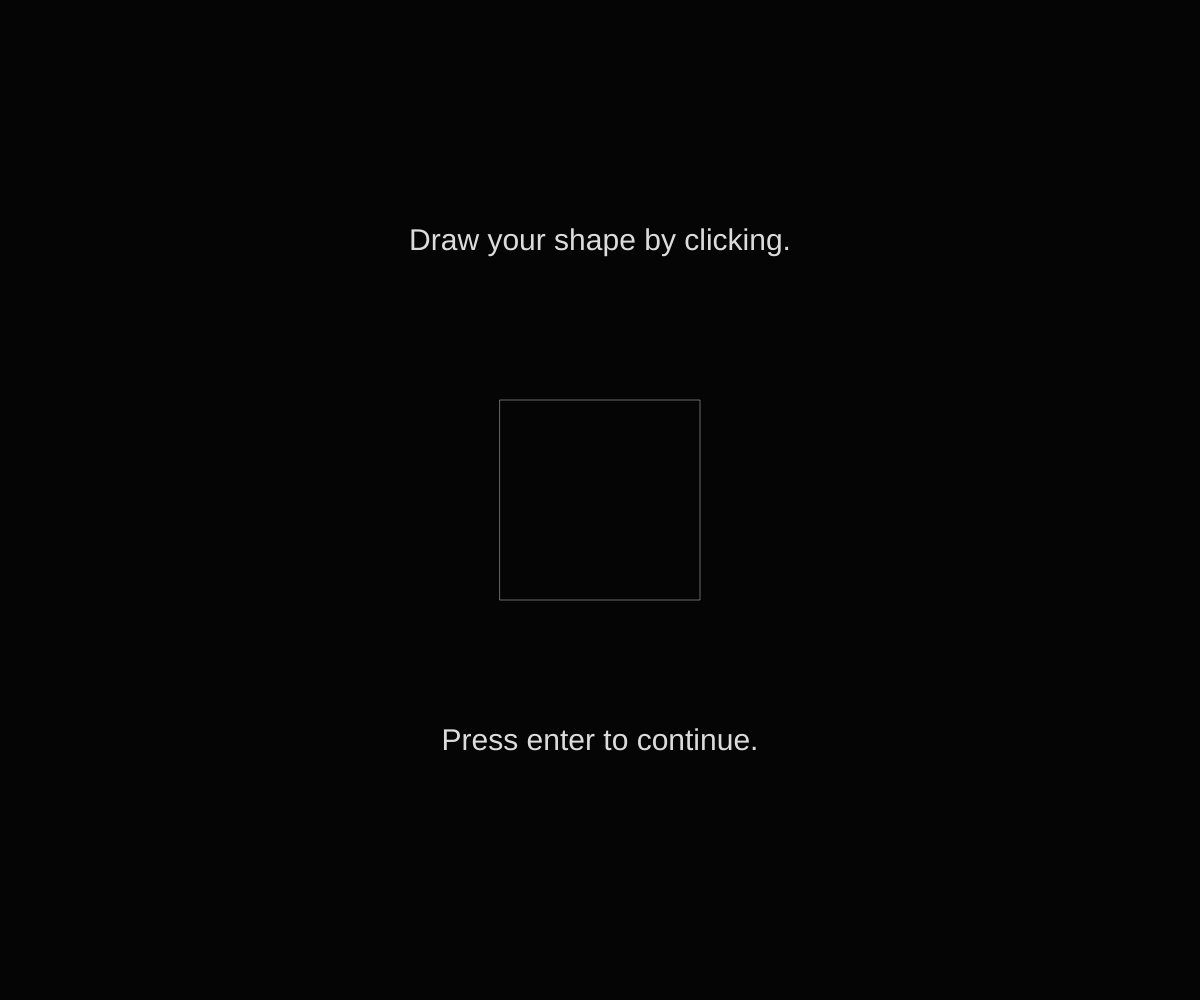
Frame 1 (no input)
Frame 60 (no input): identical to frame 1, image omitted
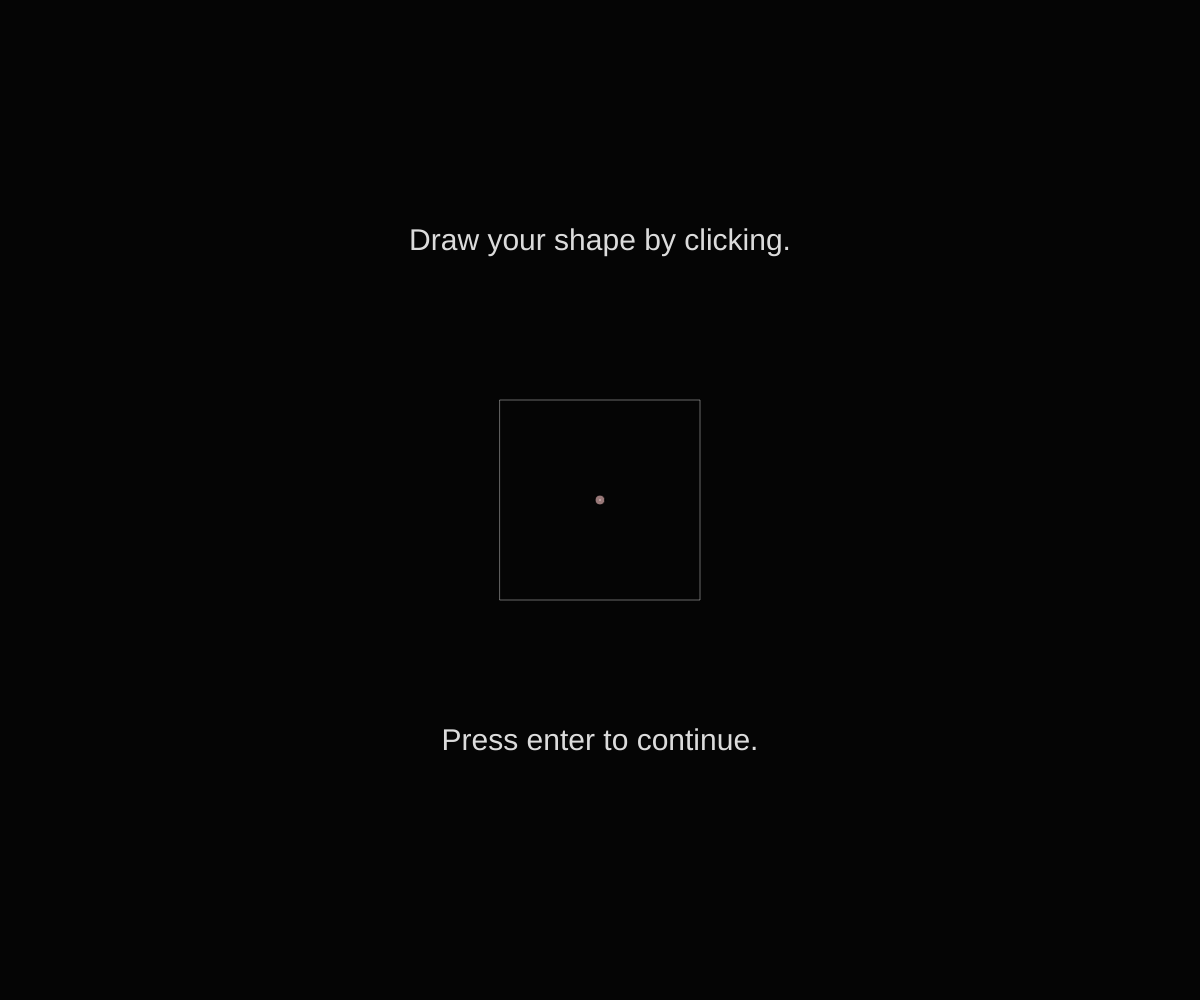
Frame 120 (the mouse pressed at the canvas centre since frame 60)

The p5.js sketch that drew these frames (run headless with seeded random() and noise() and a simulated clock; from frame 60 on, the mouse is pressed at the canvas centre):

// p5.js sketch
// ── sketch.js
var canvas;
var state = 0;
var gravity = 0.27;
var groundPosition;
var groundFriction = 0.8;
var population;

function setup() {
    canvas = createCanvas(windowWidth, windowHeight);
    textSize(30);
    strokeWeight(1);
    groundPosition = height * 0.7;
    population = new Population();
}

function windowResized() {
    resizeCanvas(windowWidth, windowHeight);
    groundPosition = height * 0.7;
}

function draw() {
    if (state === 0) {
        // Add point/vertex
        if (events.wasMousePressed) {
            if (mouseX > width / 2 - 100 && mouseX < width / 2 + 100 &&
                mouseY > height / 2 - 100 && mouseY < height / 2 + 100) {
                population.original.addPoint(mouseX, mouseY);
            }
        }

        // Start the evolution!!
        if (events.wasEnterPressed) {
            population.initialize();
            state++;
        }

        // Clear
        background(5);

        // Draw text!!
        textAlign(CENTER);
        noStroke();
        fill(255, 255, 255, 220);
        text("Draw your shape by clicking.", width / 2, height * 0.25);
        text("Press enter to continue.", width / 2, height * 0.75);

        // Draw rectangle
        noFill();
        stroke(255, 255, 255, 100);
        rect(width / 2 - 100, height / 2 - 100, 200, 200);

        // Draw creature
        population.original.draw();

        // Draw circles showing where the points of the creature are
        for (var c = 0; c < population.original.points.length; c++) {
            stroke(0);
            if (c === population.original.points.length - 1)
                fill(255, 200, 200, 150);
            else
                fill(255, 255, 255, 150);
            ellipse(population.original.points[c].position.x, population.original.points[c].position.y, 10, 10);
        }
        events.reset();
    }
    if (state == 1) {
        population.update();

        // Clear
        background(0);

        // Draw the ground!!
        stroke(255);
        line(0, groundPosition, width, groundPosition);

        // Draw creature!1!
        population.draw();
    }
}
// ── Events.js
function Events() {
    this.wasMousePressed = false;
    this.wasEnterPressed = false;

    this.reset = function () {
        this.wasMousePressed = false;
        this.wasEnterPressed = false;
    }
} var events = new Events();

function mousePressed() {
    events.wasMousePressed = true;
}
function keyPressed() {
    if (keyCode == ENTER) {
        events.wasEnterPressed = true;
        return false;
    }
}
// ── Organism.js
function Organism() {
    // A bunch of PhysicalPoints, defining the current shape.
    this.points = [];

    // These springs act like muscles too, and carry
    // the DNA of this organism. It's a bit weird.
    this.springs = [];

    // The fill color of this organism.
    this.m_color = color(random(200, 255), random(200, 255), random(200, 255), 10);

    // The (x)position where this organism starts its life
    this.startPosition = 0;
    // The current (x)position of this organism
    this.position = 0;

    // The fitness (^:
    this.fitness = 0;

    // The sum of the fitnesses of every organism that's
    // earlier in the organism array in a Population object.
    // (What the hell should i call this variable??)
    this.collectedFitness = 0;

    // Calculates the fitness, the fitness is
    // how far it has traveled to the right.
    this.calculateFitness = function () {
        this.position = 0;
        for (var a = 0; a < this.points.length; a++) {
            this.position += this.points[a].position.x;
        }
        this.position /= this.points.length;
        this.fitness = pow((this.position - this.startPosition + 60) / 60, 4)*Math.sign((this.position - this.startPosition + 60) / 60);
        if (this.position - this.startPosition <= 0) {
            this.fitness = 0;
        }
    }

    // Adds a point and updates the springs
    this.addPoint = function (x, y) {
        this.points.push(new PhysicalPoint(x, y));
        this.springs.length = 0;
        var xSum = 0;
        for (var a = 0; a < this.points.length; a++) {
            xSum += this.points[a].position.x;
            for (var b = 0; b < this.points.length; b++) {
                if (a != b) {
                    this.springs.push(new Spring(this.points[a], this.points[b]));
                }
            }
        }
        this.startPosition = xSum / this.points.length;
    }

    // Updates the physics and stuff
    this.update = function () {
        // Apply gravitational force
        for (var a = 0; a < this.points.length; a++) {
            this.points[a].applyForce(0, gravity);
        }
        // Update the springs
        for (var a = 0; a < this.springs.length; a++) {
            this.springs[a].update();
        }
        // Detect and resolve collisions with ground
        for (var a = 0; a < this.points.length; a++) {
            if (this.points[a].position.y + this.points[a].velocity.y > groundPosition) {
                this.points[a].position.y = groundPosition;
                this.points[a].applyForce(0, -this.points[a].velocity.y);
                this.points[a].velocity.x *= 1 - groundFriction;
            }
        }
        // Apply velocity for every point
        for (var a = 0; a < this.points.length; a++) {
            this.points[a].update();
        }

        this.calculateFitness();
    }

    // Draws the organism onto the canvas.
    this.draw = function () {
        fill(this.m_color);

        stroke(255);
        beginShape();
        for (var c = 0; c < this.points.length; c++) {
            vertex(this.points[c].position.x, this.points[c].position.y);
        }
        endShape(CLOSE);
    }
}
// ── PhysicalPoint.js
function PhysicalPoint(x, y) {
    this.position = createVector(x, y);
    this.velocity = createVector(0, 0);

    this.applyForce = function (x, y) {
        this.velocity.add(createVector(x, y));
    }
    this.update = function () {
        this.position.add(this.velocity);
    }
}
// ── Population.js
var currentGeneration = 0;
function Population() {
    this.organisms = [];
    this.original = new Organism();

    // Play with these values to get different results!
    this.size = 100;
    this.mutationProbability = 0.01;

    this.timeCounter = 0;
    this.bestFitnessHistory = [0];
    this.recordBestFitness = 0;
    this.bestFitness = 0;
    this.bestOrganismIndex = 0;
    this.generation = 0;
    this.cameraPosition = 0;

    this.initialize = function () {
        while (this.organisms.length < this.size) {
            this.organisms.push(new Organism());
            for (var a = 0; a < this.original.points.length; a++) {
                this.organisms[this.organisms.length - 1].addPoint(this.original.points[a].position.x, this.original.points[a].position.y);
            }
            for (var a = 0; a < this.organisms[this.organisms.length - 1].springs.length; a++) {
                while (this.organisms[this.organisms.length - 1].springs[a].forces.length < numberOfForces) {
                    this.organisms[this.organisms.length - 1].springs[a].forces.push(random(1));
                }
            }
        }
        this.timeCounter = 0;
    }
    this.generateNextGeneration = function () {
        // Calculate the fitnesses and fitness sum
        var fitnessSum = 0;
        for (var a = 0; a < this.organisms.length; a++) {
            this.organisms[a].collectedFitness = fitnessSum;
            fitnessSum += this.organisms[a].fitness;
        }
        this.bestFitnessHistory.push(this.bestFitness);
        if (this.bestFitness > this.recordBestFitness) {
            this.recordBestFitness = this.bestFitness;
        }

        while (this.organisms.length < this.size * 2) {
            // Pick parents!!
            var parentIndexes = [];
            while (parentIndexes.length < 2) {
                var randomNumber = random(fitnessSum);
                for (var a = 0; a < this.organisms.length; a++) {
                    if (randomNumber >= this.organisms[a].collectedFitness &&
                        randomNumber < this.organisms[a].collectedFitness + this.organisms[a].fitness) {
                        parentIndexes.push(a);
                        break;
                    }
                }
            }

            // Crossover, child-making and mutation.
            this.organisms.push(new Organism());
            var child = this.organisms[this.organisms.length - 1];
            for (var a = 0; a < this.original.points.length; a++) {
                child.addPoint(this.original.points[a].position.x, this.original.points[a].position.y);
            }
            var midpoint = floor(random(this.original.springs.length));
            for (var a = 0; a < this.original.springs.length; a++) {
                var mutationNumber = random(1);
                for (var b = 0; b < numberOfForces; b++) {
                    if (mutationNumber <= this.mutationProbability) {
                        child.springs[a].forces.push(random(1));
                    }
                    else {
                        if (a < midpoint) {
                            child.springs[a].forces.push(this.organisms[parentIndexes[0]].springs[a].forces[b]);
                        }
                        else {
                            child.springs[a].forces.push(this.organisms[parentIndexes[1]].springs[a].forces[b]);
                        }
                    }
                }
            }
        }

        // Kill the previous population :c
        this.organisms.splice(0, this.size);

        this.timeCounter = 0;
        this.generation++;
    }
    this.update = function () {
        if (this.timeCounter > 60 * 15) {
            this.generateNextGeneration();
        }
        this.bestOrganismIndex = 0;
        this.bestFitness = 0;
        for (var a = 0; a < this.organisms.length; a++) {
            this.organisms[a].update();
            if (this.organisms[a].fitness > this.bestFitness) {
                this.bestFitness = this.organisms[a].fitness;
                this.bestOrganismIndex = a;
            }
        }
        this.timeCounter++;
    }
    this.draw = function () {
        this.cameraPosition += (this.organisms[this.bestOrganismIndex].position - width / 2 - this.cameraPosition) * 0.03;
        camera(this.cameraPosition, 0);

        // Draw a background graph!!
        stroke(255, 0, 200, 150);
        fill(255);
        for (var a = 1; a <= this.bestFitnessHistory.length; a++) {
            line(this.cameraPosition + width / (this.bestFitnessHistory.length - 1) * (a - 1),
                map(this.bestFitnessHistory[a - 1], 0, this.recordBestFitness, height, 0),
                this.cameraPosition + width / (this.bestFitnessHistory.length - 1) * a,
                map(this.bestFitnessHistory[a], 0, this.recordBestFitness, height, 0));
        }

        // Draw text!
        noStroke();
        textAlign(LEFT);
        fill(255);
        text("This generation's best fitness: " + floor(this.bestFitness).toString(), this.cameraPosition + 50, 60);
        text("Generation: " + this.generation.toString(), this.cameraPosition + 50, 110);

        // Draw numbers every 400 pixels!
        textAlign(CENTER);
        for (var a = 0; a < 100; a++) {
            text(a.toString(), this.original.startPosition + a * 400, groundPosition + 10);
        }

        // Draw the creatures!!
        for (var a = 0; a < this.organisms.length; a++) {
            if (a !== this.bestOrganismIndex) {
                if (this.organisms[a].fitness === 0) {
                    this.organisms[a].m_color = color(255, 0, 0, 100);
                }
                else {
                    this.organisms[a].m_color = color(0, 0, map(this.organisms[a].fitness, 0, 20000, 0, 255), 200);
                }
                this.organisms[a].draw();
            }
        }
        this.organisms[this.bestOrganismIndex].m_color = color(0, 255, 0, 255);
        this.organisms[this.bestOrganismIndex].draw();
    }
}
// ── Spring.js
// Change these values to get different interesting results!
// Be careful though, it might explode..
var numberOfForces = 4;
var forceFrequency = 20;
var strength = 0.1;
var wildness = 0.07;
var damping = 0.007;

var currentForceIndex = 0;

function Spring(p_jellyPoint_0, p_jellyPoint_1) {
    // Values between 0 and 1, the spring's forces.
    this.forces = [];

    // The points that the spring is connected to.
    this.point_0 = p_jellyPoint_0;
    this.point_1 = p_jellyPoint_1;

    this.getLength = function () {
        return dist(this.point_0.position.x, this.point_0.position.y, this.point_1.position.x, this.point_1.position.y);
    }
    this.restingLength = this.getLength();

    this.update = function () {
        var length = this.getLength();
        if (length == 0) length = 1;

        // Calculate the spring forces between the two points and apply them.
        var forceX = ((this.point_0.position.x - this.point_1.position.x) / length) * (this.restingLength - length) * strength;
        var forceY = ((this.point_0.position.y - this.point_1.position.y) / length) * (this.restingLength - length) * strength;
        this.point_0.applyForce(forceX, forceY);
        this.point_1.applyForce(-forceX, -forceY);
        this.point_0.velocity.mult(1 - damping);
        this.point_1.velocity.mult(1 - damping);

        // Contract the spring according to the current DNA force
        this.point_0.applyForce(
            (this.point_1.position.x - this.point_0.position.x) * this.forces[currentForceIndex] * wildness,
            (this.point_1.position.y - this.point_0.position.y) * this.forces[currentForceIndex] * wildness
        );
        this.point_1.applyForce(
            (this.point_0.position.x - this.point_1.position.x) * this.forces[currentForceIndex] * wildness,
            (this.point_0.position.y - this.point_1.position.y) * this.forces[currentForceIndex] * wildness
        );
        if (frameCount % forceFrequency === 0) {
            currentForceIndex++;
            if (currentForceIndex == numberOfForces) {
                currentForceIndex = 0;
            }
        }
    }
}
